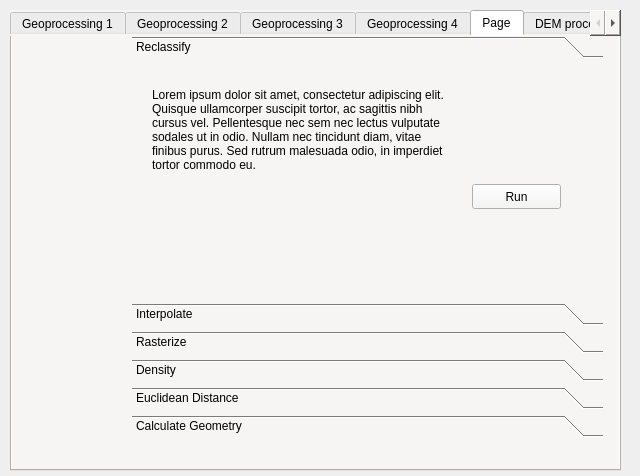
<?xml version="1.0" encoding="UTF-8"?>
<ui version="4.0">
 <class>EISWizardPreprocessing</class>
 <widget class="QWizardPage" name="EISWizardPreprocessing">
  <property name="geometry">
   <rect>
    <x>0</x>
    <y>0</y>
    <width>640</width>
    <height>476</height>
   </rect>
  </property>
  <property name="windowTitle">
   <string>EIS Wizard – Preprocessing</string>
  </property>
  <property name="windowOpacity">
   <double>1.000000000000000</double>
  </property>
  <widget class="QTabWidget" name="tabWidget">
   <property name="geometry">
    <rect>
     <x>10</x>
     <y>10</y>
     <width>611</width>
     <height>461</height>
    </rect>
   </property>
   <property name="autoFillBackground">
    <bool>false</bool>
   </property>
   <property name="styleSheet">
    <string notr="true">background-color: rgb(246, 245, 244);
</string>
   </property>
   <property name="tabPosition">
    <enum>QTabWidget::North</enum>
   </property>
   <property name="tabShape">
    <enum>QTabWidget::Rounded</enum>
   </property>
   <property name="currentIndex">
    <number>4</number>
   </property>
   <widget class="QWidget" name="tab_3">
    <attribute name="title">
     <string>Geoprocessing 1</string>
    </attribute>
    <widget class="QToolBox" name="toolBox">
     <property name="geometry">
      <rect>
       <x>10</x>
       <y>10</y>
       <width>581</width>
       <height>401</height>
      </rect>
     </property>
     <property name="frameShape">
      <enum>QFrame::NoFrame</enum>
     </property>
     <property name="frameShadow">
      <enum>QFrame::Plain</enum>
     </property>
     <property name="tabSpacing">
      <number>6</number>
     </property>
     <widget class="QWidget" name="reclassifyPage">
      <property name="geometry">
       <rect>
        <x>0</x>
        <y>0</y>
        <width>581</width>
        <height>215</height>
       </rect>
      </property>
      <attribute name="label">
       <string>Reclassify</string>
      </attribute>
      <widget class="QPushButton" name="pushButton">
       <property name="geometry">
        <rect>
         <x>340</x>
         <y>120</y>
         <width>89</width>
         <height>25</height>
        </rect>
       </property>
       <property name="text">
        <string>Run</string>
       </property>
      </widget>
      <widget class="QLabel" name="label_2">
       <property name="geometry">
        <rect>
         <x>20</x>
         <y>-10</y>
         <width>301</width>
         <height>151</height>
        </rect>
       </property>
       <property name="styleSheet">
        <string notr="true">font: italic 11pt &quot;Ubuntu&quot;;</string>
       </property>
       <property name="inputMethodHints">
        <set>Qt::ImhNone</set>
       </property>
       <property name="text">
        <string>Lorem ipsum dolor sit amet, consectetur adipiscing elit. Quisque ullamcorper suscipit tortor, ac sagittis nibh cursus vel. Pellentesque nec sem nec lectus vulputate sodales ut in odio. Nullam nec tincidunt diam, vitae finibus purus. Sed rutrum malesuada odio, in imperdiet tortor commodo eu. </string>
       </property>
       <property name="wordWrap">
        <bool>true</bool>
       </property>
      </widget>
     </widget>
     <widget class="QWidget" name="interpolatePage">
      <property name="geometry">
       <rect>
        <x>0</x>
        <y>0</y>
        <width>581</width>
        <height>215</height>
       </rect>
      </property>
      <attribute name="label">
       <string>Interpolate</string>
      </attribute>
     </widget>
     <widget class="QWidget" name="rasterizePage">
      <property name="geometry">
       <rect>
        <x>0</x>
        <y>0</y>
        <width>581</width>
        <height>215</height>
       </rect>
      </property>
      <attribute name="label">
       <string>Rasterize</string>
      </attribute>
     </widget>
     <widget class="QWidget" name="densityPage">
      <property name="geometry">
       <rect>
        <x>0</x>
        <y>0</y>
        <width>581</width>
        <height>215</height>
       </rect>
      </property>
      <attribute name="label">
       <string>Density</string>
      </attribute>
     </widget>
     <widget class="QWidget" name="euclideanDistancePage">
      <property name="geometry">
       <rect>
        <x>0</x>
        <y>0</y>
        <width>581</width>
        <height>215</height>
       </rect>
      </property>
      <attribute name="label">
       <string>Euclidean Distance</string>
      </attribute>
     </widget>
     <widget class="QWidget" name="calculateGeometryPage">
      <property name="geometry">
       <rect>
        <x>0</x>
        <y>0</y>
        <width>581</width>
        <height>215</height>
       </rect>
      </property>
      <attribute name="label">
       <string>Calculate Geometry</string>
      </attribute>
     </widget>
    </widget>
   </widget>
   <widget class="QWidget" name="tab">
    <attribute name="title">
     <string>Geoprocessing 2</string>
    </attribute>
    <widget class="QTextBrowser" name="textBrowser">
     <property name="geometry">
      <rect>
       <x>250</x>
       <y>60</y>
       <width>321</width>
       <height>201</height>
      </rect>
     </property>
     <property name="html">
      <string>&lt;!DOCTYPE HTML PUBLIC &quot;-//W3C//DTD HTML 4.0//EN&quot; &quot;http://www.w3.org/TR/REC-html40/strict.dtd&quot;&gt;
&lt;html&gt;&lt;head&gt;&lt;meta name=&quot;qrichtext&quot; content=&quot;1&quot; /&gt;&lt;style type=&quot;text/css&quot;&gt;
p, li { white-space: pre-wrap; }
&lt;/style&gt;&lt;/head&gt;&lt;body style=&quot; font-family:'Ubuntu'; font-size:11pt; font-weight:400; font-style:normal;&quot;&gt;
&lt;p style=&quot; margin-top:0px; margin-bottom:0px; margin-left:0px; margin-right:0px; -qt-block-indent:0; text-indent:0px;&quot;&gt;&lt;span style=&quot; font-family:'Open Sans','Arial','sans-serif'; font-size:14px; color:#000000; background-color:#ffffff;&quot;&gt;Lorem ipsum dolor sit amet, consectetur adipiscing elit. Quisque ullamcorper suscipit tortor, ac sagittis nibh cursus vel. Pellentesque nec sem nec lectus vulputate sodales ut in odio. Nullam nec tincidunt diam, vitae finibus purus. Sed rutrum malesuada odio, in imperdiet tortor commodo eu. Phasellus posuere lorem ut pellentesque placerat. Phasellus gravida neque et euismod aliquam. &lt;/span&gt;&lt;/p&gt;&lt;/body&gt;&lt;/html&gt;</string>
     </property>
    </widget>
    <widget class="QWidget" name="">
     <property name="geometry">
      <rect>
       <x>20</x>
       <y>60</y>
       <width>169</width>
       <height>184</height>
      </rect>
     </property>
     <layout class="QHBoxLayout" name="horizontalLayout">
      <item>
       <layout class="QVBoxLayout" name="verticalLayout">
        <item>
         <widget class="QPushButton" name="pushButton_33">
          <property name="text">
           <string>Reclassify</string>
          </property>
         </widget>
        </item>
        <item>
         <widget class="QPushButton" name="pushButton_34">
          <property name="text">
           <string>Interpolate</string>
          </property>
         </widget>
        </item>
        <item>
         <widget class="QPushButton" name="pushButton_35">
          <property name="text">
           <string>Rasterize</string>
          </property>
         </widget>
        </item>
        <item>
         <widget class="QPushButton" name="pushButton_36">
          <property name="text">
           <string>Density</string>
          </property>
         </widget>
        </item>
        <item>
         <widget class="QPushButton" name="pushButton_37">
          <property name="text">
           <string>Euclidean distance</string>
          </property>
         </widget>
        </item>
        <item>
         <widget class="QPushButton" name="pushButton_38">
          <property name="text">
           <string>Calculate geometry</string>
          </property>
         </widget>
        </item>
       </layout>
      </item>
      <item>
       <layout class="QVBoxLayout" name="verticalLayout_2">
        <item>
         <widget class="QRadioButton" name="radioButton">
          <property name="text">
           <string/>
          </property>
         </widget>
        </item>
        <item>
         <widget class="QRadioButton" name="radioButton_2">
          <property name="text">
           <string/>
          </property>
         </widget>
        </item>
        <item>
         <widget class="QRadioButton" name="radioButton_3">
          <property name="text">
           <string/>
          </property>
         </widget>
        </item>
        <item>
         <widget class="QRadioButton" name="radioButton_8">
          <property name="text">
           <string/>
          </property>
         </widget>
        </item>
        <item>
         <widget class="QRadioButton" name="radioButton_6">
          <property name="text">
           <string/>
          </property>
         </widget>
        </item>
        <item>
         <widget class="QRadioButton" name="radioButton_4">
          <property name="text">
           <string/>
          </property>
         </widget>
        </item>
       </layout>
      </item>
     </layout>
    </widget>
   </widget>
   <widget class="QWidget" name="geoprocessing_3">
    <attribute name="title">
     <string>Geoprocessing 3</string>
    </attribute>
    <widget class="QScrollArea" name="scrollArea">
     <property name="geometry">
      <rect>
       <x>10</x>
       <y>10</y>
       <width>591</width>
       <height>411</height>
      </rect>
     </property>
     <property name="widgetResizable">
      <bool>true</bool>
     </property>
     <widget class="QWidget" name="scrollAreaWidgetContents">
      <property name="geometry">
       <rect>
        <x>0</x>
        <y>0</y>
        <width>589</width>
        <height>409</height>
       </rect>
      </property>
      <widget class="QScrollArea" name="scrollArea_2">
       <property name="geometry">
        <rect>
         <x>0</x>
         <y>0</y>
         <width>611</width>
         <height>591</height>
        </rect>
       </property>
       <property name="sizePolicy">
        <sizepolicy hsizetype="Maximum" vsizetype="Maximum">
         <horstretch>0</horstretch>
         <verstretch>0</verstretch>
        </sizepolicy>
       </property>
       <property name="widgetResizable">
        <bool>true</bool>
       </property>
       <widget class="QWidget" name="scrollAreaWidgetContents_4">
        <property name="enabled">
         <bool>true</bool>
        </property>
        <property name="geometry">
         <rect>
          <x>0</x>
          <y>0</y>
          <width>609</width>
          <height>589</height>
         </rect>
        </property>
        <property name="sizePolicy">
         <sizepolicy hsizetype="Expanding" vsizetype="Expanding">
          <horstretch>0</horstretch>
          <verstretch>0</verstretch>
         </sizepolicy>
        </property>
        <layout class="QVBoxLayout" name="verticalLayout_3">
         <property name="sizeConstraint">
          <enum>QLayout::SetMinAndMaxSize</enum>
         </property>
         <item>
          <widget class="QWidget" name="widget_2" native="true">
           <property name="enabled">
            <bool>true</bool>
           </property>
           <widget class="QWidget" name="layoutWidget_2">
            <property name="geometry">
             <rect>
              <x>0</x>
              <y>0</y>
              <width>571</width>
              <height>371</height>
             </rect>
            </property>
            <layout class="QVBoxLayout" name="verticalLayout_4">
             <property name="sizeConstraint">
              <enum>QLayout::SetMinAndMaxSize</enum>
             </property>
             <item>
              <widget class="QGroupBox" name="groupBox_10">
               <property name="title">
                <string>Reclassify</string>
               </property>
               <property name="flat">
                <bool>false</bool>
               </property>
               <widget class="QLabel" name="label_20">
                <property name="geometry">
                 <rect>
                  <x>10</x>
                  <y>30</y>
                  <width>441</width>
                  <height>81</height>
                 </rect>
                </property>
                <property name="styleSheet">
                 <string notr="true">font: italic 11pt &quot;Ubuntu&quot;;</string>
                </property>
                <property name="inputMethodHints">
                 <set>Qt::ImhNone</set>
                </property>
                <property name="text">
                 <string>Lorem ipsum dolor sit amet, consectetur adipiscing elit. Quisque ullamcorper suscipit tortor, ac sagittis nibh cursus vel. Pellentesque nec sem nec lectus vulputate sodales ut in odio. Nullam nec tincidunt diam, vitae finibus purus. Sed rutrum malesuada odio, in imperdiet tortor commodo eu. </string>
                </property>
                <property name="wordWrap">
                 <bool>true</bool>
                </property>
               </widget>
               <widget class="QPushButton" name="pushButton_20">
                <property name="geometry">
                 <rect>
                  <x>460</x>
                  <y>80</y>
                  <width>89</width>
                  <height>25</height>
                 </rect>
                </property>
                <property name="text">
                 <string>Run</string>
                </property>
               </widget>
              </widget>
             </item>
             <item>
              <widget class="QGroupBox" name="groupBox_11">
               <property name="title">
                <string>Interpolate</string>
               </property>
               <property name="flat">
                <bool>false</bool>
               </property>
               <widget class="QLabel" name="label_21">
                <property name="geometry">
                 <rect>
                  <x>10</x>
                  <y>30</y>
                  <width>441</width>
                  <height>81</height>
                 </rect>
                </property>
                <property name="styleSheet">
                 <string notr="true">font: italic 11pt &quot;Ubuntu&quot;;</string>
                </property>
                <property name="inputMethodHints">
                 <set>Qt::ImhNone</set>
                </property>
                <property name="text">
                 <string>Lorem ipsum dolor sit amet, consectetur adipiscing elit. Quisque ullamcorper suscipit tortor, ac sagittis nibh cursus vel. Pellentesque nec sem nec lectus vulputate sodales ut in odio. Nullam nec tincidunt diam, vitae finibus purus. Sed rutrum malesuada odio, in imperdiet tortor commodo eu. </string>
                </property>
                <property name="wordWrap">
                 <bool>true</bool>
                </property>
               </widget>
               <widget class="QPushButton" name="pushButton_21">
                <property name="geometry">
                 <rect>
                  <x>460</x>
                  <y>80</y>
                  <width>89</width>
                  <height>25</height>
                 </rect>
                </property>
                <property name="text">
                 <string>Run</string>
                </property>
               </widget>
              </widget>
             </item>
             <item>
              <widget class="QGroupBox" name="groupBox_12">
               <property name="title">
                <string>Rasterize</string>
               </property>
               <property name="flat">
                <bool>false</bool>
               </property>
               <widget class="QLabel" name="label_22">
                <property name="geometry">
                 <rect>
                  <x>10</x>
                  <y>30</y>
                  <width>441</width>
                  <height>81</height>
                 </rect>
                </property>
                <property name="styleSheet">
                 <string notr="true">font: italic 11pt &quot;Ubuntu&quot;;</string>
                </property>
                <property name="inputMethodHints">
                 <set>Qt::ImhNone</set>
                </property>
                <property name="text">
                 <string>Lorem ipsum dolor sit amet, consectetur adipiscing elit. Quisque ullamcorper suscipit tortor, ac sagittis nibh cursus vel. Pellentesque nec sem nec lectus vulputate sodales ut in odio. Nullam nec tincidunt diam, vitae finibus purus. Sed rutrum malesuada odio, in imperdiet tortor commodo eu. </string>
                </property>
                <property name="wordWrap">
                 <bool>true</bool>
                </property>
               </widget>
               <widget class="QPushButton" name="pushButton_22">
                <property name="geometry">
                 <rect>
                  <x>460</x>
                  <y>80</y>
                  <width>89</width>
                  <height>25</height>
                 </rect>
                </property>
                <property name="text">
                 <string>Run</string>
                </property>
               </widget>
              </widget>
             </item>
            </layout>
           </widget>
          </widget>
         </item>
        </layout>
       </widget>
      </widget>
     </widget>
    </widget>
   </widget>
   <widget class="QWidget" name="tab_4">
    <attribute name="title">
     <string>Geoprocessing 4</string>
    </attribute>
    <widget class="QPushButton" name="pushButton_39">
     <property name="geometry">
      <rect>
       <x>40</x>
       <y>194</y>
       <width>143</width>
       <height>25</height>
      </rect>
     </property>
     <property name="text">
      <string>Euclidean distance</string>
     </property>
    </widget>
    <widget class="QPushButton" name="pushButton_40">
     <property name="geometry">
      <rect>
       <x>40</x>
       <y>132</y>
       <width>143</width>
       <height>25</height>
      </rect>
     </property>
     <property name="text">
      <string>Rasterize</string>
     </property>
    </widget>
    <widget class="QPushButton" name="pushButton_41">
     <property name="geometry">
      <rect>
       <x>40</x>
       <y>163</y>
       <width>143</width>
       <height>25</height>
      </rect>
     </property>
     <property name="text">
      <string>Density</string>
     </property>
    </widget>
    <widget class="QPushButton" name="pushButton_42">
     <property name="geometry">
      <rect>
       <x>40</x>
       <y>101</y>
       <width>143</width>
       <height>25</height>
      </rect>
     </property>
     <property name="text">
      <string>Interpolate</string>
     </property>
    </widget>
    <widget class="QPushButton" name="pushButton_43">
     <property name="geometry">
      <rect>
       <x>40</x>
       <y>225</y>
       <width>143</width>
       <height>25</height>
      </rect>
     </property>
     <property name="text">
      <string>Calculate geometry</string>
     </property>
    </widget>
    <widget class="QPushButton" name="pushButton_44">
     <property name="geometry">
      <rect>
       <x>40</x>
       <y>70</y>
       <width>143</width>
       <height>25</height>
      </rect>
     </property>
     <property name="toolTip">
      <string>&lt;html&gt;&lt;head/&gt;&lt;body&gt;&lt;p&gt;&lt;span style=&quot; font-family:'Open Sans','Arial','sans-serif'; font-size:14px; color:#000000; background-color:#ffffff;&quot;&gt;Lorem ipsum dolor sit amet, consectetur adipiscing elit. Quisque ullamcorper suscipit tortor, ac sagittis nibh cursus vel. Pellentesque nec sem nec lectus vulputate sodales ut in odio. Nullam nec tincidunt diam, vitae finibus purus. Sed rutrum malesuada odio, in imperdiet tortor commodo eu. Phasellus posuere lorem ut pellentesque placerat. Phasellus gravida neque et euismod aliquam.&lt;/span&gt;&lt;/p&gt;&lt;/body&gt;&lt;/html&gt;</string>
     </property>
     <property name="text">
      <string>Reclassify</string>
     </property>
    </widget>
   </widget>
   <widget class="QWidget" name="tab_5">
    <attribute name="title">
     <string>Page</string>
    </attribute>
    <widget class="QToolBox" name="toolBox_2">
     <property name="geometry">
      <rect>
       <x>120</x>
       <y>0</y>
       <width>471</width>
       <height>401</height>
      </rect>
     </property>
     <property name="frameShape">
      <enum>QFrame::NoFrame</enum>
     </property>
     <property name="frameShadow">
      <enum>QFrame::Plain</enum>
     </property>
     <property name="tabSpacing">
      <number>6</number>
     </property>
     <widget class="QWidget" name="reclassifyPage_2">
      <property name="geometry">
       <rect>
        <x>0</x>
        <y>0</y>
        <width>471</width>
        <height>215</height>
       </rect>
      </property>
      <attribute name="label">
       <string>Reclassify</string>
      </attribute>
      <widget class="QPushButton" name="pushButton_2">
       <property name="geometry">
        <rect>
         <x>340</x>
         <y>120</y>
         <width>89</width>
         <height>25</height>
        </rect>
       </property>
       <property name="text">
        <string>Run</string>
       </property>
      </widget>
      <widget class="QLabel" name="label_5">
       <property name="geometry">
        <rect>
         <x>20</x>
         <y>-10</y>
         <width>301</width>
         <height>151</height>
        </rect>
       </property>
       <property name="styleSheet">
        <string notr="true">font: italic 11pt &quot;Ubuntu&quot;;</string>
       </property>
       <property name="inputMethodHints">
        <set>Qt::ImhNone</set>
       </property>
       <property name="text">
        <string>Lorem ipsum dolor sit amet, consectetur adipiscing elit. Quisque ullamcorper suscipit tortor, ac sagittis nibh cursus vel. Pellentesque nec sem nec lectus vulputate sodales ut in odio. Nullam nec tincidunt diam, vitae finibus purus. Sed rutrum malesuada odio, in imperdiet tortor commodo eu. </string>
       </property>
       <property name="wordWrap">
        <bool>true</bool>
       </property>
      </widget>
     </widget>
     <widget class="QWidget" name="interpolatePage_2">
      <property name="geometry">
       <rect>
        <x>0</x>
        <y>0</y>
        <width>471</width>
        <height>215</height>
       </rect>
      </property>
      <attribute name="label">
       <string>Interpolate</string>
      </attribute>
     </widget>
     <widget class="QWidget" name="rasterizePage_2">
      <property name="geometry">
       <rect>
        <x>0</x>
        <y>0</y>
        <width>511</width>
        <height>215</height>
       </rect>
      </property>
      <attribute name="label">
       <string>Rasterize</string>
      </attribute>
     </widget>
     <widget class="QWidget" name="densityPage_2">
      <property name="geometry">
       <rect>
        <x>0</x>
        <y>0</y>
        <width>511</width>
        <height>215</height>
       </rect>
      </property>
      <attribute name="label">
       <string>Density</string>
      </attribute>
     </widget>
     <widget class="QWidget" name="euclideanDistancePage_2">
      <property name="geometry">
       <rect>
        <x>0</x>
        <y>0</y>
        <width>511</width>
        <height>215</height>
       </rect>
      </property>
      <attribute name="label">
       <string>Euclidean Distance</string>
      </attribute>
     </widget>
     <widget class="QWidget" name="calculateGeometryPage_2">
      <property name="geometry">
       <rect>
        <x>0</x>
        <y>0</y>
        <width>100</width>
        <height>30</height>
       </rect>
      </property>
      <attribute name="label">
       <string>Calculate Geometry</string>
      </attribute>
     </widget>
    </widget>
   </widget>
   <widget class="QWidget" name="tab_2">
    <attribute name="title">
     <string>DEM processing</string>
    </attribute>
    <widget class="QWidget" name="layoutWidget_3">
     <property name="geometry">
      <rect>
       <x>10</x>
       <y>30</y>
       <width>137</width>
       <height>115</height>
      </rect>
     </property>
     <layout class="QGridLayout" name="gridLayout_2">
      <item row="0" column="0">
       <widget class="QLabel" name="label_3">
        <property name="text">
         <string>Slope</string>
        </property>
       </widget>
      </item>
      <item row="0" column="1">
       <widget class="QToolButton" name="toolButton_2">
        <property name="text">
         <string>Run</string>
        </property>
        <property name="toolButtonStyle">
         <enum>Qt::ToolButtonTextBesideIcon</enum>
        </property>
        <property name="arrowType">
         <enum>Qt::RightArrow</enum>
        </property>
       </widget>
      </item>
      <item row="1" column="0">
       <widget class="QLabel" name="label_4">
        <property name="text">
         <string>Aspect</string>
        </property>
       </widget>
      </item>
      <item row="1" column="1">
       <widget class="QToolButton" name="toolButton">
        <property name="text">
         <string>Run</string>
        </property>
        <property name="popupMode">
         <enum>QToolButton::InstantPopup</enum>
        </property>
        <property name="toolButtonStyle">
         <enum>Qt::ToolButtonIconOnly</enum>
        </property>
       </widget>
      </item>
      <item row="2" column="0">
       <widget class="QLabel" name="label_10">
        <property name="text">
         <string>Curvature</string>
        </property>
       </widget>
      </item>
      <item row="2" column="1">
       <widget class="QToolButton" name="toolButton_3">
        <property name="text">
         <string>...</string>
        </property>
        <property name="popupMode">
         <enum>QToolButton::DelayedPopup</enum>
        </property>
       </widget>
      </item>
      <item row="3" column="0">
       <widget class="QLabel" name="label_11">
        <property name="text">
         <string>???</string>
        </property>
       </widget>
      </item>
      <item row="3" column="1">
       <widget class="QToolButton" name="toolButton_4">
        <property name="text">
         <string>...</string>
        </property>
        <property name="popupMode">
         <enum>QToolButton::DelayedPopup</enum>
        </property>
        <property name="arrowType">
         <enum>Qt::RightArrow</enum>
        </property>
       </widget>
      </item>
     </layout>
    </widget>
    <widget class="QLabel" name="label_6">
     <property name="geometry">
      <rect>
       <x>10</x>
       <y>5</y>
       <width>121</width>
       <height>17</height>
      </rect>
     </property>
     <property name="font">
      <font>
       <family>Yrsa</family>
       <weight>75</weight>
       <italic>true</italic>
       <bold>true</bold>
      </font>
     </property>
     <property name="text">
      <string>DEM processing</string>
     </property>
    </widget>
   </widget>
   <widget class="QWidget" name="tabWidgetPage1">
    <attribute name="title">
     <string>Transformations</string>
    </attribute>
    <layout class="QGridLayout" name="gridLayout">
     <item row="0" column="0">
      <widget class="QGroupBox" name="groupBox">
       <widget class="QLabel" name="label">
        <property name="geometry">
         <rect>
          <x>20</x>
          <y>20</y>
          <width>111</width>
          <height>17</height>
         </rect>
        </property>
        <property name="text">
         <string>Transformations</string>
        </property>
       </widget>
       <widget class="QWidget" name="layoutWidget">
        <property name="geometry">
         <rect>
          <x>20</x>
          <y>60</y>
          <width>197</width>
          <height>120</height>
         </rect>
        </property>
        <layout class="QGridLayout" name="gridLayout_3">
         <item row="0" column="0">
          <widget class="QPushButton" name="pushButton_7">
           <property name="text">
            <string>Binary</string>
           </property>
          </widget>
         </item>
         <item row="0" column="1">
          <widget class="QPushButton" name="pushButton_11">
           <property name="text">
            <string>Sigmoid</string>
           </property>
          </widget>
         </item>
         <item row="1" column="0">
          <widget class="QPushButton" name="pushButton_8">
           <property name="text">
            <string>Logarithmic</string>
           </property>
          </widget>
         </item>
         <item row="1" column="1">
          <widget class="QPushButton" name="pushButton_10">
           <property name="text">
            <string>Z-score norm.</string>
           </property>
          </widget>
         </item>
         <item row="2" column="0">
          <widget class="QPushButton" name="pushButton_5">
           <property name="text">
            <string>Linear</string>
           </property>
          </widget>
         </item>
         <item row="2" column="1">
          <widget class="QPushButton" name="pushButton_9">
           <property name="text">
            <string>Winsorize</string>
           </property>
          </widget>
         </item>
         <item row="3" column="0">
          <widget class="QPushButton" name="pushButton_6">
           <property name="text">
            <string>Min-max</string>
           </property>
          </widget>
         </item>
        </layout>
       </widget>
      </widget>
     </item>
    </layout>
   </widget>
  </widget>
 </widget>
 <resources/>
 <connections/>
</ui>
